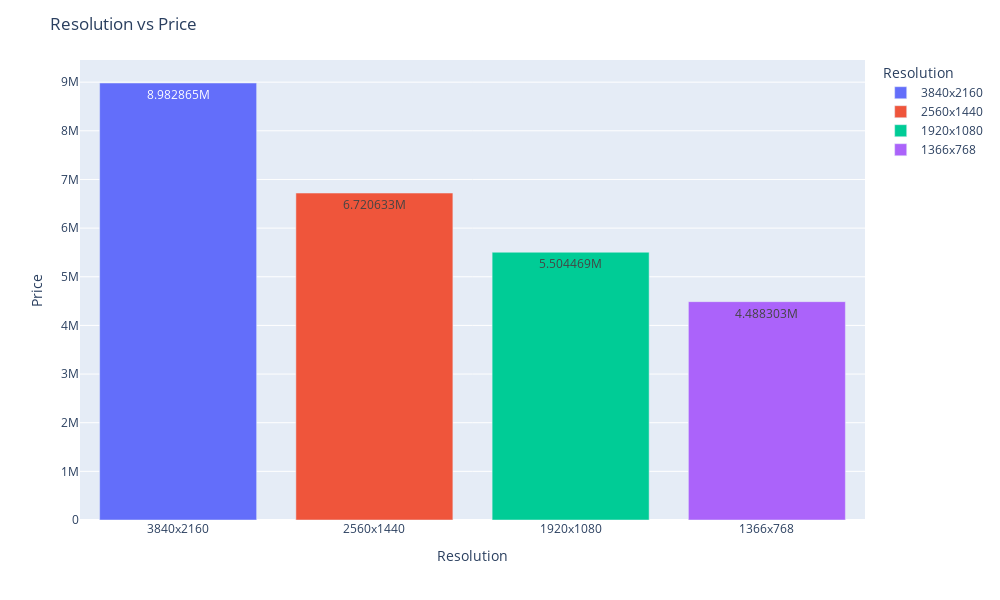

The notebook cell this image was saved under:
### Code cell
fig = px.bar(df14, x=df14["Resolution"], y=df14["Price"], color="Resolution", text_auto = True )
fig.update_layout(xaxis_title = "Resolution", yaxis_title = "Price", title="Resolution vs Price", width=1000, height= 600)
fig.show()

### Figure 1 — Plotly figure (JSON) as saved in the notebook; plotly's stock layout.template omitted (floating-point values rounded to 4 significant figures)
{"data": [{"alignmentgroup": "True", "hovertemplate": "Resolution=%{x}<br>Price=%{y}<extra></extra>", "legendgroup": "3840x2160", "marker": {"color": "#636efa", "pattern": {"shape": ""}}, "name": "3840x2160", "offsetgroup": "3840x2160", "orientation": "v", "showlegend": true, "textposition": "auto", "texttemplate": "%{y}", "type": "bar", "x": ["3840x2160"], "xaxis": "x", "y": [8983000.0], "yaxis": "y"}, {"alignmentgroup": "True", "hovertemplate": "Resolution=%{x}<br>Price=%{y}<extra></extra>", "legendgroup": "2560x1440", "marker": {"color": "#EF553B", "pattern": {"shape": ""}}, "name": "2560x1440", "offsetgroup": "2560x1440", "orientation": "v", "showlegend": true, "textposition": "auto", "texttemplate": "%{y}", "type": "bar", "x": ["2560x1440"], "xaxis": "x", "y": [6721000.0], "yaxis": "y"}, {"alignmentgroup": "True", "hovertemplate": "Resolution=%{x}<br>Price=%{y}<extra></extra>", "legendgroup": "1920x1080", "marker": {"color": "#00cc96", "pattern": {"shape": ""}}, "name": "1920x1080", "offsetgroup": "1920x1080", "orientation": "v", "showlegend": true, "textposition": "auto", "texttemplate": "%{y}", "type": "bar", "x": ["1920x1080"], "xaxis": "x", "y": [5504000.0], "yaxis": "y"}, {"alignmentgroup": "True", "hovertemplate": "Resolution=%{x}<br>Price=%{y}<extra></extra>", "legendgroup": "1366x768", "marker": {"color": "#ab63fa", "pattern": {"shape": ""}}, "name": "1366x768", "offsetgroup": "1366x768", "orientation": "v", "showlegend": true, "textposition": "auto", "texttemplate": "%{y}", "type": "bar", "x": ["1366x768"], "xaxis": "x", "y": [4488000.0], "yaxis": "y"}], "layout": {"barmode": "relative", "height": 600, "legend": {"title": {"text": "Resolution"}, "tracegroupgap": 0}, "margin": {"t": 60}, "title": {"text": "Resolution vs Price"}, "width": 1000, "xaxis": {"anchor": "y", "autorange": true, "categoryarray": ["3840x2160", "2560x1440", "1920x1080", "1366x768"], "categoryorder": "array", "domain": [0, 1], "range": [-0.5, 3.5], "title": {"text": "Resolution"}, "type": "category"}, "yaxis": {"anchor": "x", "autorange": true, "domain": [0, 1], "range": [0, 9456000.0], "title": {"text": "Price"}, "type": "linear"}}}
